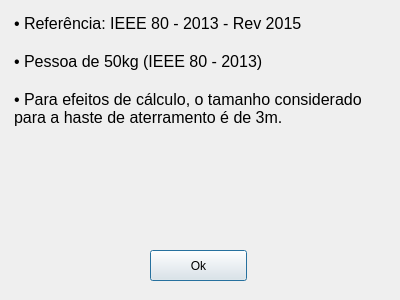
<?xml version="1.0" encoding="UTF-8"?>
<ui version="4.0">
 <class>Consideracoes</class>
 <widget class="QDialog" name="Consideracoes">
  <property name="geometry">
   <rect>
    <x>0</x>
    <y>0</y>
    <width>400</width>
    <height>300</height>
   </rect>
  </property>
  <property name="windowTitle">
   <string>Considerações - MalhaCalc v0.5</string>
  </property>
  <property name="windowIcon">
   <iconset>
    <normaloff>../emf.ico</normaloff>../emf.ico</iconset>
  </property>
  <widget class="QPushButton" name="pushButton">
   <property name="geometry">
    <rect>
     <x>150</x>
     <y>250</y>
     <width>97</width>
     <height>31</height>
    </rect>
   </property>
   <property name="text">
    <string>Ok</string>
   </property>
  </widget>
  <widget class="QTextBrowser" name="textBrowser">
   <property name="enabled">
    <bool>true</bool>
   </property>
   <property name="geometry">
    <rect>
     <x>10</x>
     <y>10</y>
     <width>381</width>
     <height>231</height>
    </rect>
   </property>
   <property name="acceptDrops">
    <bool>false</bool>
   </property>
   <property name="styleSheet">
    <string notr="true">background-color: rgb(239, 239, 239);</string>
   </property>
   <property name="inputMethodHints">
    <set>Qt::ImhNone</set>
   </property>
   <property name="frameShape">
    <enum>QFrame::NoFrame</enum>
   </property>
   <property name="frameShadow">
    <enum>QFrame::Plain</enum>
   </property>
   <property name="html">
    <string>&lt;!DOCTYPE HTML PUBLIC &quot;-//W3C//DTD HTML 4.0//EN&quot; &quot;http://www.w3.org/TR/REC-html40/strict.dtd&quot;&gt;
&lt;html&gt;&lt;head&gt;&lt;meta name=&quot;qrichtext&quot; content=&quot;1&quot; /&gt;&lt;style type=&quot;text/css&quot;&gt;
p, li { white-space: pre-wrap; }
&lt;/style&gt;&lt;/head&gt;&lt;body style=&quot; font-family:'Noto Sans'; font-size:12pt; font-weight:400; font-style:normal;&quot;&gt;
&lt;p style=&quot; margin-top:0px; margin-bottom:0px; margin-left:0px; margin-right:0px; -qt-block-indent:0; text-indent:0px;&quot;&gt;• Referência: IEEE 80 - 2013 - Rev 2015&lt;/p&gt;
&lt;p style=&quot;-qt-paragraph-type:empty; margin-top:0px; margin-bottom:0px; margin-left:0px; margin-right:0px; -qt-block-indent:0; text-indent:0px;&quot;&gt;&lt;br /&gt;&lt;/p&gt;
&lt;p style=&quot; margin-top:0px; margin-bottom:0px; margin-left:0px; margin-right:0px; -qt-block-indent:0; text-indent:0px;&quot;&gt;• Pessoa de 50kg (IEEE 80 - 2013)&lt;/p&gt;
&lt;p style=&quot;-qt-paragraph-type:empty; margin-top:0px; margin-bottom:0px; margin-left:0px; margin-right:0px; -qt-block-indent:0; text-indent:0px;&quot;&gt;&lt;br /&gt;&lt;/p&gt;
&lt;p style=&quot; margin-top:0px; margin-bottom:0px; margin-left:0px; margin-right:0px; -qt-block-indent:0; text-indent:0px;&quot;&gt;• Para efeitos de cálculo, o tamanho considerado para a haste de aterramento é de 3m.&lt;/p&gt;&lt;/body&gt;&lt;/html&gt;</string>
   </property>
  </widget>
 </widget>
 <resources/>
 <connections>
  <connection>
   <sender>pushButton</sender>
   <signal>clicked()</signal>
   <receiver>Consideracoes</receiver>
   <slot>close()</slot>
   <hints>
    <hint type="sourcelabel">
     <x>208</x>
     <y>273</y>
    </hint>
    <hint type="destinationlabel">
     <x>283</x>
     <y>271</y>
    </hint>
   </hints>
  </connection>
 </connections>
</ui>
